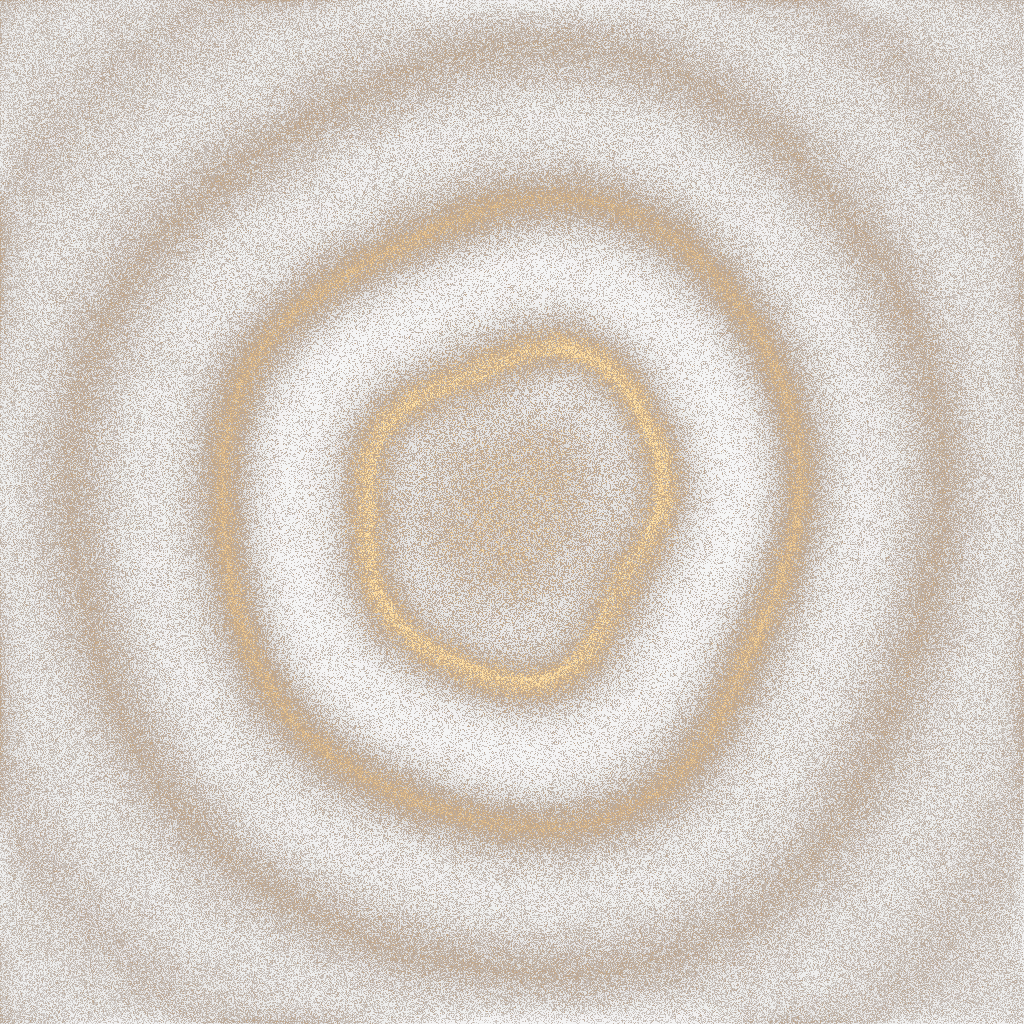

This figure's Python source:
# The Codec mark is a particle sim: ~900k grains scattered on a plate and
# vibrated by a warped radial wave - Chladni dynamics with low-order
# harmonic wobble so the rings settle organic, never perfect circles.
# Grains slide down the vibration-energy gradient toward the quiet rings
# while the plate rattles them; a blurred underlayer gives the field
# depth. The mark is wherever the sand ended up.
#
#   python3 codec-sand.py           (needs numpy + Pillow, ~10s per layer)
#
# Then open codec-logo.html / codec-logo-cropped.html (or screenshot them
# headless) to composite the sand over the pool gradient.
import numpy as np
from PIL import Image, ImageFilter

SIZE = 1024

def simulate(cx, cy, out, wavelength=300.0, damp=360.0, calm_radius=130,
             n=900_000, steps=170, seed=48):
    rng = np.random.default_rng(seed)
    k = np.float32(2 * np.pi / wavelength)
    pos = rng.uniform(0, SIZE, (n, 2)).astype(np.float32)
    # ring wobble: a few low harmonics with random phases
    harm = [(2, 14.0, rng.uniform(0, 2 * np.pi)),
            (3, 9.0, rng.uniform(0, 2 * np.pi)),
            (5, 6.0, rng.uniform(0, 2 * np.pi))]

    for _ in range(steps):
        dx = pos[:, 0] - cx
        dy = pos[:, 1] - cy
        r = np.sqrt(dx * dx + dy * dy) + 1e-3
        theta = np.arctan2(dy, dx)
        wobble = np.zeros_like(r)
        for m, a, ph in harm:
            wobble += a * np.sin(m * theta + ph + r * 0.003)
        rw = r + wobble
        calm = 1 / (1 + np.exp(-(r - calm_radius) / 40))
        env = (np.exp(-r / damp) * calm).astype(np.float32)
        A = np.sin(k * rw) * env
        dAdr = (k * np.cos(k * rw)) * env
        f = -2.0 * A * dAdr
        pos[:, 0] += 34.0 * f * (dx / r)
        pos[:, 1] += 34.0 * f * (dy / r)
        jitter = (0.5 + 2.2 * np.abs(A))[:, None]
        pos += rng.normal(0, 1, (n, 2)).astype(np.float32) * jitter
        np.clip(pos, 0, SIZE - 1, out=pos)

    dens = np.zeros((SIZE, SIZE), dtype=np.float32)
    np.add.at(dens, (pos[:, 1].astype(np.int32), pos[:, 0].astype(np.int32)), 1.0)

    sharp = 1.0 - np.exp(-dens * 0.30)
    soft = np.asarray(
        Image.fromarray((np.clip(sharp, 0, 1) * 255).astype(np.uint8), "L")
             .filter(ImageFilter.GaussianBlur(10)), dtype=np.float32) / 255
    b = np.clip(0.65 * soft + sharp, 0, 1)

    # resting far-field fades to dark so the rings float
    yy, xx = np.mgrid[0:SIZE, 0:SIZE].astype(np.float32)
    rr = np.sqrt((xx - cx) ** 2 + (yy - cy) ** 2)
    b *= 0.30 + 0.70 * np.exp(-rr / 480)

    t = np.clip(b * 1.2, 0, 1)[..., None]
    base = np.array([228, 115, 36], np.float32) / 255
    hot = np.array([255, 232, 175], np.float32) / 255
    rgb = base * (1 - t) + hot * t
    alpha = np.clip(b * 1.4, 0, 1)[..., None]
    img = np.concatenate([rgb * alpha, alpha], axis=2)
    Image.fromarray((img * 255).astype(np.uint8), "RGBA").save(out)

simulate(512, 512, "codec-sand.png")
simulate(340, 512, "codec-sand-cropped.png", wavelength=330.0, damp=420.0, calm_radius=180, seed=51)
